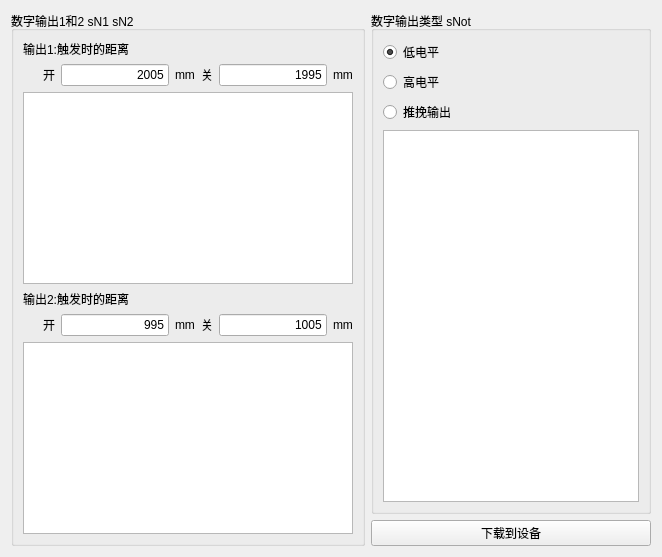
              <widget class="QWidget" name="tab_digitalOutput">
               <attribute name="title">
                <string>数字量输出</string>
               </attribute>
               <layout class="QVBoxLayout" name="verticalLayout_86">
                <item>
                 <layout class="QHBoxLayout" name="horizontalLayout_82">
                  <item>
                   <widget class="QGroupBox" name="groupBox_27">
                    <property name="title">
                     <string>数字输出1和2 sN1 sN2</string>
                    </property>
                    <layout class="QVBoxLayout" name="verticalLayout_48">
                     <item>
                      <layout class="QVBoxLayout" name="verticalLayout_47">
                       <item>
                        <widget class="QLabel" name="label_49">
                         <property name="text">
                          <string>输出1:触发时的距离</string>
                         </property>
                        </widget>
                       </item>
                       <item>
                        <layout class="QHBoxLayout" name="horizontalLayout_80">
                         <property name="leftMargin">
                          <number>20</number>
                         </property>
                         <item>
                          <layout class="QHBoxLayout" name="horizontalLayout_76">
                           <item>
                            <widget class="QLabel" name="label_50">
                             <property name="text">
                              <string>开</string>
                             </property>
                            </widget>
                           </item>
                           <item>
                            <widget class="QLineEdit" name="digital_sN1Open">
                             <property name="text">
                              <string>2005</string>
                             </property>
                             <property name="alignment">
                              <set>Qt::AlignRight|Qt::AlignTrailing|Qt::AlignVCenter</set>
                             </property>
                            </widget>
                           </item>
                           <item>
                            <widget class="QLabel" name="label_51">
                             <property name="text">
                              <string>mm</string>
                             </property>
                            </widget>
                           </item>
                          </layout>
                         </item>
                         <item>
                          <layout class="QHBoxLayout" name="horizontalLayout_77">
                           <item>
                            <widget class="QLabel" name="label_53">
                             <property name="text">
                              <string>关</string>
                             </property>
                            </widget>
                           </item>
                           <item>
                            <widget class="QLineEdit" name="digital_sN1Close">
                             <property name="text">
                              <string>1995</string>
                             </property>
                             <property name="alignment">
                              <set>Qt::AlignRight|Qt::AlignTrailing|Qt::AlignVCenter</set>
                             </property>
                            </widget>
                           </item>
                           <item>
                            <widget class="QLabel" name="label_52">
                             <property name="text">
                              <string>mm</string>
                             </property>
                            </widget>
                           </item>
                          </layout>
                         </item>
                        </layout>
                       </item>
                       <item>
                        <widget class="QTextEdit" name="textEdit"/>
                       </item>
                       <item>
                        <widget class="QLabel" name="label_54">
                         <property name="text">
                          <string>输出2:触发时的距离</string>
                         </property>
                        </widget>
                       </item>
                       <item>
                        <layout class="QHBoxLayout" name="horizontalLayout_81">
                         <property name="leftMargin">
                          <number>20</number>
                         </property>
                         <item>
                          <layout class="QHBoxLayout" name="horizontalLayout_78">
                           <item>
                            <widget class="QLabel" name="label_58">
                             <property name="text">
                              <string>开</string>
                             </property>
                            </widget>
                           </item>
                           <item>
                            <widget class="QLineEdit" name="digital_sN2Open">
                             <property name="text">
                              <string>995</string>
                             </property>
                             <property name="alignment">
                              <set>Qt::AlignRight|Qt::AlignTrailing|Qt::AlignVCenter</set>
                             </property>
                            </widget>
                           </item>
                           <item>
                            <widget class="QLabel" name="label_56">
                             <property name="text">
                              <string>mm</string>
                             </property>
                            </widget>
                           </item>
                          </layout>
                         </item>
                         <item>
                          <layout class="QHBoxLayout" name="horizontalLayout_79">
                           <item>
                            <widget class="QLabel" name="label_55">
                             <property name="text">
                              <string>关</string>
                             </property>
                            </widget>
                           </item>
                           <item>
                            <widget class="QLineEdit" name="digital_sN2Close">
                             <property name="text">
                              <string>1005</string>
                             </property>
                             <property name="alignment">
                              <set>Qt::AlignRight|Qt::AlignTrailing|Qt::AlignVCenter</set>
                             </property>
                            </widget>
                           </item>
                           <item>
                            <widget class="QLabel" name="label_57">
                             <property name="text">
                              <string>mm</string>
                             </property>
                            </widget>
                           </item>
                          </layout>
                         </item>
                        </layout>
                       </item>
                       <item>
                        <widget class="QTextEdit" name="textEdit_2"/>
                       </item>
                      </layout>
                     </item>
                    </layout>
                   </widget>
                  </item>
                  <item>
                   <layout class="QVBoxLayout" name="verticalLayout_51">
                    <item>
                     <widget class="QGroupBox" name="groupBox_28">
                      <property name="title">
                       <string>数字输出类型 sNot</string>
                      </property>
                      <layout class="QVBoxLayout" name="verticalLayout_52">
                       <item>
                        <layout class="QVBoxLayout" name="verticalLayout_50">
                         <item>
                          <layout class="QVBoxLayout" name="verticalLayout_49">
                           <item>
                            <widget class="QRadioButton" name="low_level">
                             <property name="text">
                              <string>低电平</string>
                             </property>
                             <property name="checked">
                              <bool>true</bool>
                             </property>
                            </widget>
                           </item>
                           <item>
                            <widget class="QRadioButton" name="high_level">
                             <property name="text">
                              <string>高电平</string>
                             </property>
                            </widget>
                           </item>
                           <item>
                            <widget class="QRadioButton" name="pushpull_output">
                             <property name="text">
                              <string>推挽输出</string>
                             </property>
                            </widget>
                           </item>
                          </layout>
                         </item>
                         <item>
                          <widget class="QTextEdit" name="textEdit_3"/>
                         </item>
                        </layout>
                       </item>
                      </layout>
                     </widget>
                    </item>
                    <item>
                     <widget class="QPushButton" name="downtodevice_4">
                      <property name="text">
                       <string>下载到设备</string>
                      </property>
                     </widget>
                    </item>
                   </layout>
                  </item>
                 </layout>
                </item>
               </layout>
              </widget>
